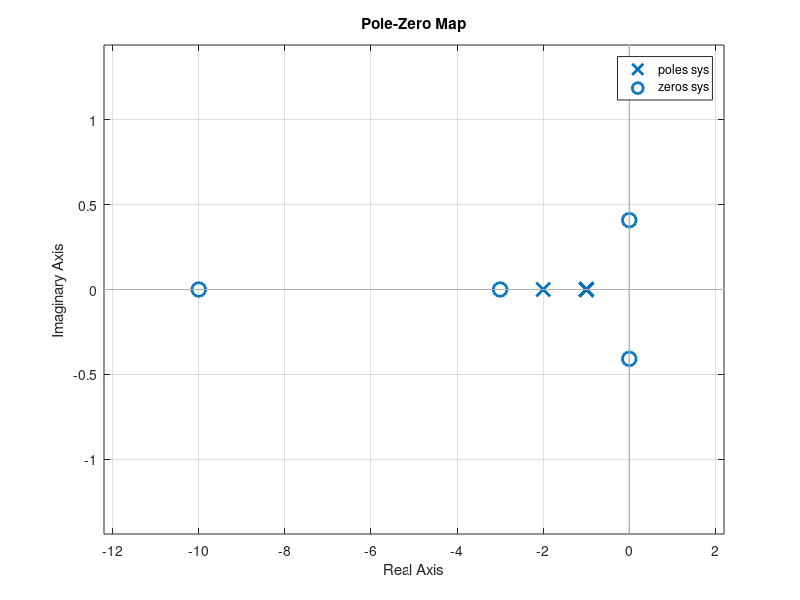

Reproduce this figure in MATLAB.
%% 求传递函数的零点和极点
clear;
clc;

sys = tf([1, 10], [1, 2, 1]); 
% 求传递函数的极点
p = pole(sys)
% 求传递函数的零点
z = zero(sys)

% [P, Z] = pzmap(sys), 返回零点列向量和极点列向量
% 如果将等号左侧置空就会自动生成零极点分布图: pzmap(sys)   
pzmap(sys)


%% 实例
% G(s)
num_g = [6, 0, 1];
den_g = [1, 3, 3, 1];
sys_g = tf(num_g, den_g);
z = zero(sys_g)
p = pole(sys_g)

% H(s)
num_h1 = [1, 1];
num_h2 = [1, 2];
den_h1 = [1, 2*i]; 
den_h2 = [1, -2*i];
den_h3 = [1, 3];
num_h = conv(num_h1, num_h2);
den_h = conv(den_h1, conv(den_h2, den_h3));
sys_h = tf(num_h, den_h);

% G(s) / H(s)
sys = sys_g / sys_h;
pzmap(sys)
